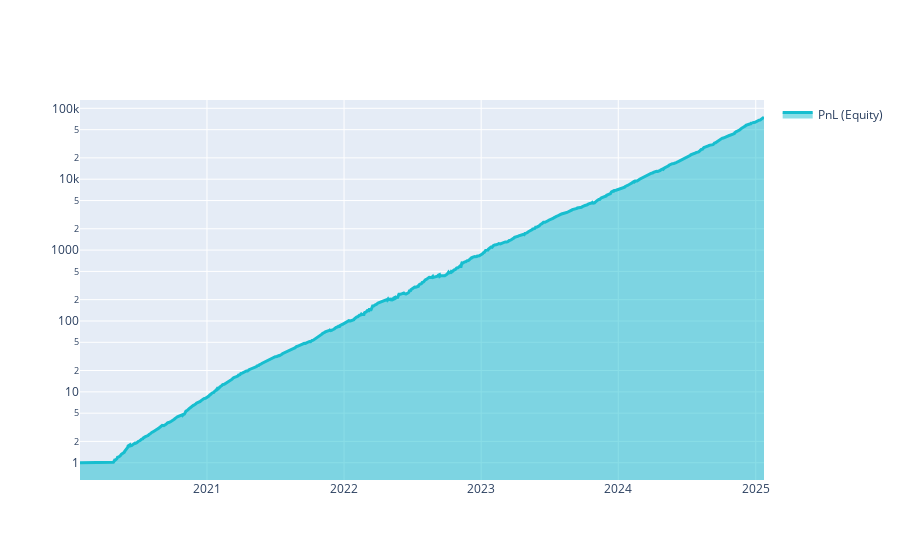

The cell this chart's notebook holds for it:
### Markdown cell above
The sharpe ratio using the method above follows from **forward looking**. Predictions for (let us say) 2017 know about the relation between features and targets in 2020. Let us visualize the results:

### Code cell
import qnt.graph as qngraph

statistics = qnstats.calc_stat(stock_data, weights)

display(statistics.to_pandas().tail())

performance = statistics.to_pandas()["equity"]
qngraph.make_plot_filled(performance.index, performance, name="PnL (Equity)", type="log")

display(statistics[-1:].sel(field = ["sharpe_ratio"]).transpose().to_pandas())

# check for correlations with existing strategies:
qnstats.print_correlation(weights,stock_data)

### Figure 1 — Plotly figure (JSON) as saved in the notebook; plotly's stock layout.template omitted (floating-point values rounded to 4 significant figures; data arrays with more than 128 entries replaced by an {"elided": "..."} marker saying what was removed)
{"data": [{"fill": "tonexty", "line": {"color": "#17BECF", "width": 3}, "name": "PnL (Equity)", "type": "scatter", "x": {"elided": "1254 str values"}, "y": {"elided": "1254 float values"}}], "layout": {"autosize": true, "showlegend": true, "xaxis": {"autorange": true, "range": ["2020-01-29", "2025-01-23"], "type": "date"}, "yaxis": {"range": [-0.2437, 5.117], "type": "log"}}}
